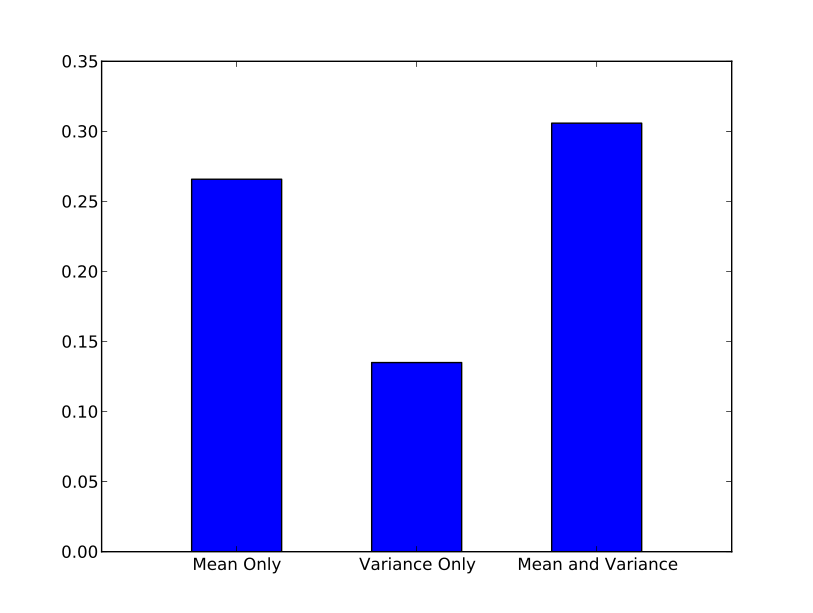

The Python source for this figure:
#!/usr/bin/env python
import numpy.numarray as na

from pylab import *

labels = ["Mean Only", "Variance Only", "Mean and Variance"]
data =   [0.2658333333, 0.135, 0.3058333333]

xlocations = na.array(range(len(data)))+0.5
width = 0.5
bar(xlocations, data, width=width)
#yticks(range(0, 8))
xticks(xlocations+ width/2, labels)
xlim(0, xlocations[-1]+width*2)
#title("Average Ratings on the Training Set")
#gca().get_xaxis().tick_bottom()
#gca().get_yaxis().tick_left()

show()
